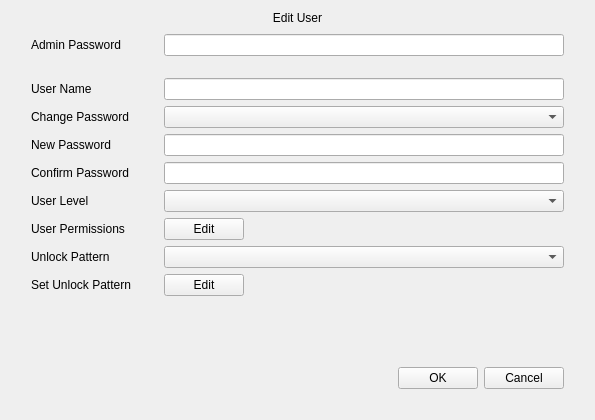
<?xml version="1.0" encoding="UTF-8"?>
<ui version="4.0">
 <class>EditUserPassword</class>
 <widget class="QWidget" name="EditUserPassword">
  <property name="geometry">
   <rect>
    <x>0</x>
    <y>0</y>
    <width>595</width>
    <height>420</height>
   </rect>
  </property>
  <property name="windowTitle">
   <string>Dialog</string>
  </property>
  <layout class="QVBoxLayout" name="verticalLayout">
   <property name="spacing">
    <number>0</number>
   </property>
   <item>
    <widget class="QLabel" name="label_title">
     <property name="text">
      <string>Edit User</string>
     </property>
     <property name="alignment">
      <set>Qt::AlignCenter</set>
     </property>
    </widget>
   </item>
   <item>
    <widget class="QWidget" name="widget_background" native="true">
     <property name="sizePolicy">
      <sizepolicy hsizetype="Preferred" vsizetype="Expanding">
       <horstretch>0</horstretch>
       <verstretch>0</verstretch>
      </sizepolicy>
     </property>
     <property name="focusPolicy">
      <enum>Qt::StrongFocus</enum>
     </property>
     <layout class="QVBoxLayout" name="verticalLayout_2">
      <property name="leftMargin">
       <number>20</number>
      </property>
      <property name="rightMargin">
       <number>20</number>
      </property>
      <property name="bottomMargin">
       <number>20</number>
      </property>
      <item>
       <layout class="QGridLayout" name="gridLayout">
        <item row="2" column="2">
         <widget class="MyLineEdit" name="lineEdit_userName">
          <property name="sizePolicy">
           <sizepolicy hsizetype="Expanding" vsizetype="Fixed">
            <horstretch>2</horstretch>
            <verstretch>0</verstretch>
           </sizepolicy>
          </property>
          <property name="maxLength">
           <number>32</number>
          </property>
         </widget>
        </item>
        <item row="4" column="0">
         <widget class="QLabel" name="label_changePassword">
          <property name="text">
           <string>Change Password</string>
          </property>
         </widget>
        </item>
        <item row="0" column="2">
         <widget class="MyLineEdit" name="lineEdit_adminPassword">
          <property name="echoMode">
           <enum>QLineEdit::Password</enum>
          </property>
         </widget>
        </item>
        <item row="2" column="0">
         <widget class="QLabel" name="label_userName">
          <property name="sizePolicy">
           <sizepolicy hsizetype="Preferred" vsizetype="Preferred">
            <horstretch>1</horstretch>
            <verstretch>0</verstretch>
           </sizepolicy>
          </property>
          <property name="text">
           <string>User Name</string>
          </property>
         </widget>
        </item>
        <item row="9" column="2">
         <widget class="ComboBox" name="comboBox_patternEnable"/>
        </item>
        <item row="10" column="0">
         <widget class="QLabel" name="label_setUnlockPattern">
          <property name="text">
           <string>Set Unlock Pattern</string>
          </property>
         </widget>
        </item>
        <item row="10" column="2">
         <widget class="QWidget" name="widget" native="true">
          <layout class="QHBoxLayout" name="horizontalLayout_2">
           <property name="leftMargin">
            <number>0</number>
           </property>
           <property name="topMargin">
            <number>0</number>
           </property>
           <property name="rightMargin">
            <number>0</number>
           </property>
           <property name="bottomMargin">
            <number>0</number>
           </property>
           <item>
            <widget class="MyPushButton" name="pushButton_patternEdit">
             <property name="text">
              <string>Edit</string>
             </property>
            </widget>
           </item>
           <item>
            <spacer name="horizontalSpacer_2">
             <property name="orientation">
              <enum>Qt::Horizontal</enum>
             </property>
             <property name="sizeHint" stdset="0">
              <size>
               <width>40</width>
               <height>20</height>
              </size>
             </property>
            </spacer>
           </item>
          </layout>
         </widget>
        </item>
        <item row="1" column="0">
         <widget class="QWidget" name="widget_3" native="true">
          <property name="minimumSize">
           <size>
            <width>0</width>
            <height>10</height>
           </size>
          </property>
         </widget>
        </item>
        <item row="9" column="0">
         <widget class="QLabel" name="label_unlockPattern">
          <property name="text">
           <string>Unlock Pattern</string>
          </property>
         </widget>
        </item>
        <item row="0" column="0">
         <widget class="QLabel" name="label_adminPassword">
          <property name="text">
           <string>Admin Password</string>
          </property>
         </widget>
        </item>
        <item row="6" column="2">
         <widget class="MyLineEdit" name="lineEdit_confirm">
          <property name="echoMode">
           <enum>QLineEdit::Password</enum>
          </property>
         </widget>
        </item>
        <item row="6" column="0">
         <widget class="QLabel" name="label_confirm">
          <property name="text">
           <string>Confirm Password</string>
          </property>
         </widget>
        </item>
        <item row="5" column="0">
         <widget class="QLabel" name="label_newPassword">
          <property name="text">
           <string>New Password</string>
          </property>
         </widget>
        </item>
        <item row="8" column="0">
         <widget class="QLabel" name="labelUserPermissions">
          <property name="text">
           <string>User Permissions</string>
          </property>
         </widget>
        </item>
        <item row="8" column="2">
         <widget class="QWidget" name="widget_2" native="true">
          <layout class="QHBoxLayout" name="horizontalLayout_3">
           <property name="leftMargin">
            <number>0</number>
           </property>
           <property name="topMargin">
            <number>0</number>
           </property>
           <property name="rightMargin">
            <number>0</number>
           </property>
           <property name="bottomMargin">
            <number>0</number>
           </property>
           <item>
            <widget class="MyPushButton" name="pushButtonPermissionsEdit">
             <property name="text">
              <string>Edit</string>
             </property>
            </widget>
           </item>
           <item>
            <spacer name="horizontalSpacer_3">
             <property name="orientation">
              <enum>Qt::Horizontal</enum>
             </property>
             <property name="sizeHint" stdset="0">
              <size>
               <width>40</width>
               <height>20</height>
              </size>
             </property>
            </spacer>
           </item>
          </layout>
         </widget>
        </item>
        <item row="7" column="0">
         <widget class="QLabel" name="label_userLevel">
          <property name="text">
           <string>User Level</string>
          </property>
         </widget>
        </item>
        <item row="5" column="2">
         <widget class="MyLineEdit" name="lineEdit_newPassword">
          <property name="minimumSize">
           <size>
            <width>400</width>
            <height>0</height>
           </size>
          </property>
          <property name="echoMode">
           <enum>QLineEdit::Password</enum>
          </property>
         </widget>
        </item>
        <item row="4" column="2">
         <widget class="ComboBox" name="comboBox_changePassword"/>
        </item>
        <item row="7" column="2">
         <widget class="ComboBox" name="comboBox_userLevel"/>
        </item>
       </layout>
      </item>
      <item>
       <spacer name="verticalSpacer">
        <property name="orientation">
         <enum>Qt::Vertical</enum>
        </property>
        <property name="sizeHint" stdset="0">
         <size>
          <width>20</width>
          <height>74</height>
         </size>
        </property>
       </spacer>
      </item>
      <item>
       <layout class="QHBoxLayout" name="horizontalLayout">
        <item>
         <spacer name="horizontalSpacer">
          <property name="orientation">
           <enum>Qt::Horizontal</enum>
          </property>
          <property name="sizeHint" stdset="0">
           <size>
            <width>40</width>
            <height>20</height>
           </size>
          </property>
         </spacer>
        </item>
        <item>
         <widget class="QPushButton" name="pushButton_ok">
          <property name="text">
           <string>OK</string>
          </property>
         </widget>
        </item>
        <item>
         <widget class="QPushButton" name="pushButton_cancel">
          <property name="text">
           <string>Cancel</string>
          </property>
         </widget>
        </item>
       </layout>
      </item>
     </layout>
    </widget>
   </item>
  </layout>
 </widget>
 <customwidgets>
  <customwidget>
   <class>ComboBox</class>
   <extends>QComboBox</extends>
   <header>combobox.h</header>
  </customwidget>
  <customwidget>
   <class>MyLineEdit</class>
   <extends>QLineEdit</extends>
   <header>mylineedit.h</header>
  </customwidget>
  <customwidget>
   <class>MyPushButton</class>
   <extends>QPushButton</extends>
   <header>mypushbutton.h</header>
  </customwidget>
 </customwidgets>
 <resources/>
 <connections/>
</ui>
